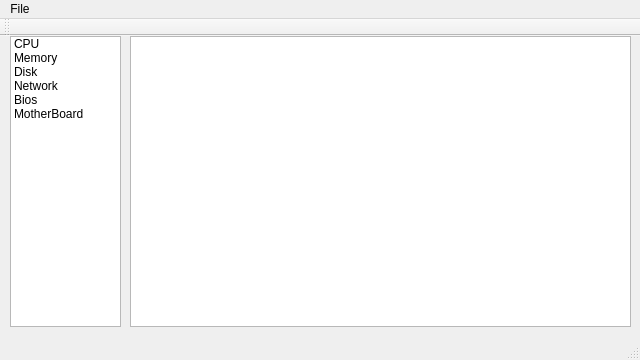
<?xml version="1.0" encoding="UTF-8"?>
<ui version="4.0">
 <class>MainWindow</class>
 <widget class="QMainWindow" name="MainWindow">
  <property name="geometry">
   <rect>
    <x>0</x>
    <y>0</y>
    <width>640</width>
    <height>360</height>
   </rect>
  </property>
  <property name="minimumSize">
   <size>
    <width>640</width>
    <height>360</height>
   </size>
  </property>
  <property name="maximumSize">
   <size>
    <width>640</width>
    <height>360</height>
   </size>
  </property>
  <property name="windowTitle">
   <string>PCHWInfo</string>
  </property>
  <widget class="QWidget" name="centralWidget">
   <widget class="QLabel" name="welcomeLabel">
    <property name="enabled">
     <bool>true</bool>
    </property>
    <property name="geometry">
     <rect>
      <x>130</x>
      <y>140</y>
      <width>361</width>
      <height>21</height>
     </rect>
    </property>
    <property name="text">
     <string>Click File and then Get Info to get hardware details</string>
    </property>
   </widget>
   <widget class="QWidget" name="infoWidget" native="true">
    <property name="enabled">
     <bool>true</bool>
    </property>
    <property name="geometry">
     <rect>
      <x>0</x>
      <y>0</y>
      <width>641</width>
      <height>331</height>
     </rect>
    </property>
    <property name="autoFillBackground">
     <bool>false</bool>
    </property>
    <widget class="QListWidget" name="componentList">
     <property name="geometry">
      <rect>
       <x>10</x>
       <y>0</y>
       <width>111</width>
       <height>291</height>
      </rect>
     </property>
     <item>
      <property name="text">
       <string>CPU</string>
      </property>
     </item>
     <item>
      <property name="text">
       <string>Memory</string>
      </property>
     </item>
     <item>
      <property name="text">
       <string>Disk</string>
      </property>
     </item>
     <item>
      <property name="text">
       <string>Network</string>
      </property>
     </item>
     <item>
      <property name="text">
       <string>Bios</string>
      </property>
     </item>
     <item>
      <property name="text">
       <string>MotherBoard</string>
      </property>
     </item>
    </widget>
    <widget class="QTextBrowser" name="comonentBrowser">
     <property name="geometry">
      <rect>
       <x>130</x>
       <y>0</y>
       <width>501</width>
       <height>291</height>
      </rect>
     </property>
    </widget>
   </widget>
  </widget>
  <widget class="QMenuBar" name="menuBar">
   <property name="geometry">
    <rect>
     <x>0</x>
     <y>0</y>
     <width>640</width>
     <height>22</height>
    </rect>
   </property>
   <widget class="QMenu" name="menuGet_Info">
    <property name="title">
     <string>File</string>
    </property>
    <addaction name="actionGet_Info"/>
    <addaction name="actionExit"/>
   </widget>
   <addaction name="menuGet_Info"/>
  </widget>
  <widget class="QToolBar" name="mainToolBar">
   <attribute name="toolBarArea">
    <enum>TopToolBarArea</enum>
   </attribute>
   <attribute name="toolBarBreak">
    <bool>false</bool>
   </attribute>
  </widget>
  <widget class="QStatusBar" name="statusBar"/>
  <action name="actionGet_Info">
   <property name="text">
    <string>Get Info</string>
   </property>
  </action>
  <action name="actionExit">
   <property name="text">
    <string>Exit</string>
   </property>
  </action>
 </widget>
 <layoutdefault spacing="6" margin="11"/>
 <resources/>
 <connections/>
</ui>
